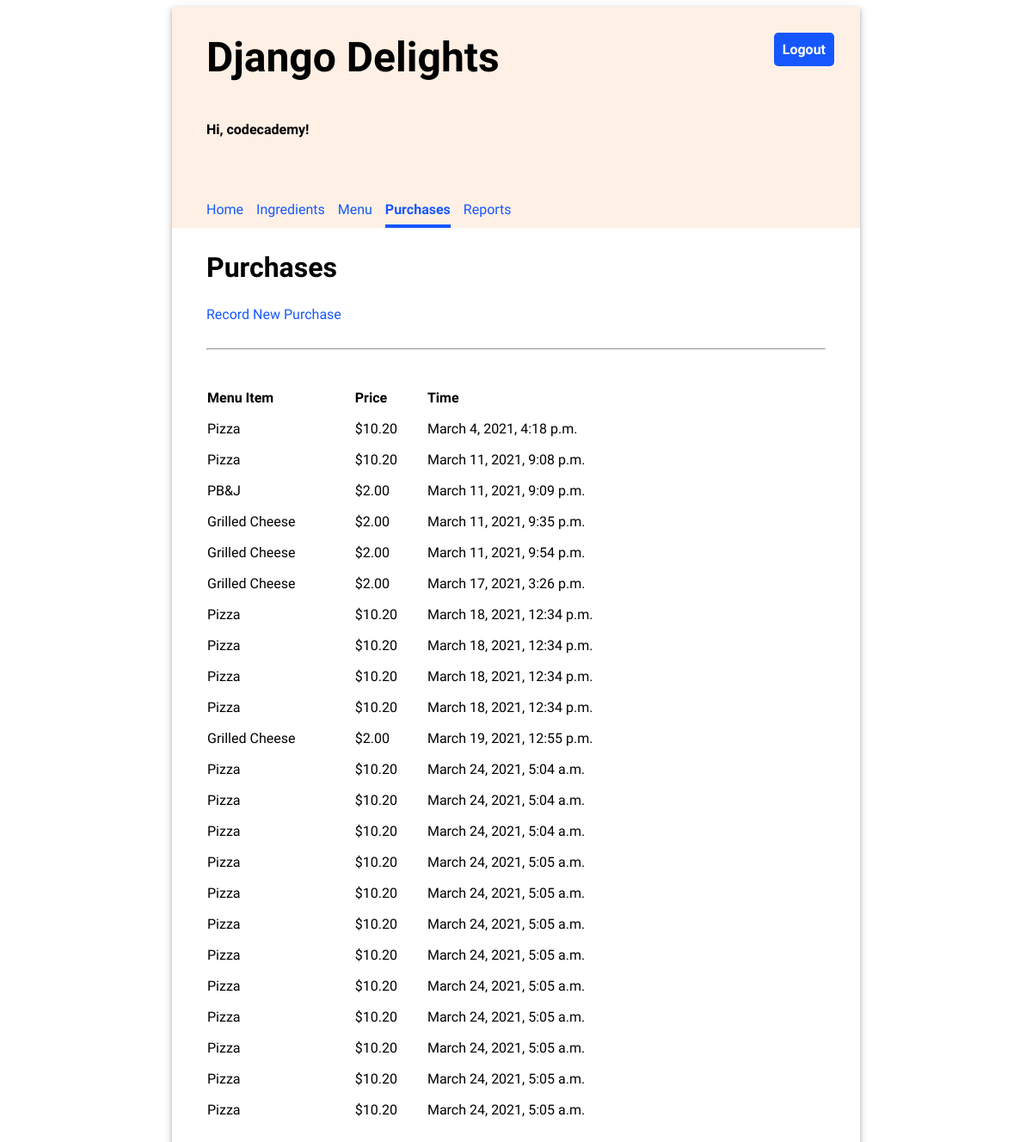
Page /purchases/ (signed in) on the committed database.
### inventory/models.py (models this page shows, shortened)
class Purchase(models.Model):
    menu_item = models.ForeignKey(MenuItem, on_delete=models.CASCADE)
    timestamp = models.DateTimeField(auto_now_add=True)

class MenuItem(models.Model):
    title = models.CharField(max_length=200, unique=True)
    price = models.FloatField(default=0.00)

### inventory/views.py (the view)
# urls.py: path('purchases/', views.PurchasesView.as_view(), name="purchases"),
class PurchasesView(LoginRequiredMixin, ListView):
    template_name = "inventory/purchase_list.html"
    model = Purchase

### inventory/templates/inventory/purchase_list.html (shortened to what this page needs)
{% extends 'base.html' %}
{% load static %}
{% block content %}
    <h2>Purchases</h2>
    <a href="{% url 'add_purchase' %}">Record New Purchase</a>
    <hr/>
    <table class="inventory-table">
        <thead>
            <tr>
                <th>Menu Item</th>
                <th>Price</th>
                <th>Time</th>
            </tr>
        </thead>
        <tbody>
        {% for purchase in object_list %}
            <tr>
                <td>{{ purchase.menu_item.title }}</td>
                <td class="price">${{ purchase.menu_item.price|stringformat:".2f" }}</td>
                <td>{{ purchase.timestamp }}</td>
            </tr>
        {% endfor %}
        </tbody>
    </table>
{% endblock %}

### inventory/templates/base.html (shortened to what this page needs)
{% load static %}
<!DOCTYPE html>
<html>
<head>
  <link rel="stylesheet" type="text/css" href="{% static 'inventory/style.css' %}" />
</head>
<body>
  <div class="app">
  <header>
    <div class="header-first-row">
      <h1 class="title">Django Delights</h1>
      {% if user.is_authenticated %}
      <a class="logout" href="/logout">Logout</a>
      {% endif %}
    </div>
    {% if user.is_authenticated %}
      <p>Hi, {{ user.username }}!</p>
      <nav class="navbar">
        {% url 'home' as home_url %}
        {% url 'ingredients' as ingredients_url %}
        {% url 'menu' as menu_url %}
        {% url 'purchases' as purchases_url %}
        {% url 'reports' as reports_url %}
        <a class="nav-item{% if request.path == home_url %} current-page{% endif %}" href="{% url 'home' %}">Home</a>
        <a class="nav-item{% if request.path == ingredients_url %} current-page{% endif %}" href="{% url 'ingredients' %}">Ingredients</a>
        <a class="nav-item{% if request.path == menu_url %} current-page{% endif %}" href="{% url 'menu' %}">Menu</a>
        <a class="nav-item{% if request.path == purchases_url %} current-page{% endif %}" href="{% url 'purchases' %}">Purchases</a>
        <a class="nav-item{% if request.path == reports_url %} current-page{% endif %}" href="{% url 'reports' %}">Reports</a>
      </nav>
    {% endif %}
  </header>
  <main>
    {% block content %}{% endblock %}
  </main>
  </div>
</body>
</html>

### inventory/static/inventory/style.css (style rules this page uses)
body { font-family: 'Oxygen', sans-serif; }
hr { margin: 30px 0; }
header { background-color: #FFF0E5; min-height: 200px; display: flex; align-items: center; flex-direction: column; align-items: flex-start; padding-left: 40px; }
main { display: flex; flex-direction: column; padding: 0 40px 20px 40px; justify-content: center; }
main h2 { font-size: 2em; }
.app { min-width: 800px; max-width: 60%; margin: 0 auto; box-shadow: 0 2px 4px 0 rgba(0, 0, 0, 0.2), 0 3px 10px 0 rgba(0, 0, 0, 0.19); }
.title { font-size: 3em; padding: 30px 0; margin: auto 0; }
header p { font-weight: bold; }
.navbar { margin-top: 50px; display: flex; width: 100%; }
.navbar a { text-decoration: none; padding: 8px 0; color: #1557FF; margin-right: 15px; }
.navbar a:hover, .navbar .current-page { border-bottom: solid 4px #1557FF; border-spacing: 0 15px; font-weight: bold; }
main table { text-align: left; border-collapse: separate; border-spacing: 0 15px; width: 80%; }
.header-first-row { width: 100%; display: flex; justify-content: space-between; }
.logout { height: max-content; text-align: center; text-decoration: none; border: 0px; background-color: #1557FF; border-radius: 5px; color: white; padding: 10px; font-weight: bold; margin: 30px; font-size: 1em; }
a { text-decoration: none; color: #1557FF; }

### rows in the picture
Purchase: menu_item "Pizza", menu_item.price "10.20", timestamp "March 4, 2021, 4:18 p.m."
Purchase: menu_item "Pizza", menu_item.price "10.20", timestamp "March 11, 2021, 9:08 p.m."
Purchase: menu_item "PB&J", menu_item.price "2.00", timestamp "March 11, 2021, 9:09 p.m."
Purchase: menu_item "Grilled Cheese", menu_item.price "2.00", timestamp "March 11, 2021, 9:35 p.m."
Purchase: menu_item "Grilled Cheese", menu_item.price "2.00", timestamp "March 11, 2021, 9:54 p.m."
Purchase: menu_item "Grilled Cheese", menu_item.price "2.00", timestamp "March 17, 2021, 3:26 p.m."
Purchase: menu_item "Pizza", menu_item.price "10.20", timestamp "March 18, 2021, 12:34 p.m."
Purchase: menu_item "Pizza", menu_item.price "10.20", timestamp "March 18, 2021, 12:34 p.m."
Purchase: menu_item "Pizza", menu_item.price "10.20", timestamp "March 18, 2021, 12:34 p.m."
Purchase: menu_item "Pizza", menu_item.price "10.20", timestamp "March 18, 2021, 12:34 p.m."
Purchase: menu_item "Grilled Cheese", menu_item.price "2.00", timestamp "March 19, 2021, 12:55 p.m."
Purchase: menu_item "Pizza", menu_item.price "10.20", timestamp "March 24, 2021, 5:04 a.m."
Purchase: menu_item "Pizza", menu_item.price "10.20", timestamp "March 24, 2021, 5:04 a.m."
Purchase: menu_item "Pizza", menu_item.price "10.20", timestamp "March 24, 2021, 5:04 a.m."
Purchase: menu_item "Pizza", menu_item.price "10.20", timestamp "March 24, 2021, 5:05 a.m."
Purchase: menu_item "Pizza", menu_item.price "10.20", timestamp "March 24, 2021, 5:05 a.m."
Purchase: menu_item "Pizza", menu_item.price "10.20", timestamp "March 24, 2021, 5:05 a.m."
Purchase: menu_item "Pizza", menu_item.price "10.20", timestamp "March 24, 2021, 5:05 a.m."
Purchase: menu_item "Pizza", menu_item.price "10.20", timestamp "March 24, 2021, 5:05 a.m."
Purchase: menu_item "Pizza", menu_item.price "10.20", timestamp "March 24, 2021, 5:05 a.m."
Purchase: menu_item "Pizza", menu_item.price "10.20", timestamp "March 24, 2021, 5:05 a.m."
Purchase: menu_item "Pizza", menu_item.price "10.20", timestamp "March 24, 2021, 5:05 a.m."
Purchase: menu_item "Pizza", menu_item.price "10.20", timestamp "March 24, 2021, 5:05 a.m."

### other values in the picture
{{ user.username }} "codecademy"
